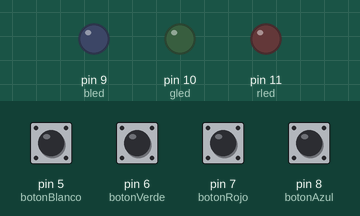
The sketch below on a simulated Arduino Uno, built with avr-gcc and run on an emulated ATmega328P. Parts: output pins drawn as LEDs (lit = HIGH). The test bench sets the inputs (shaded band); at power-on: pin 5 (botonBlanco), pin 6 (botonVerde), pin 7 (botonRojo), pin 8 (botonAzul) LOW.

Above: at 1.2 s.
1.3 s: pin 5 (botonBlanco) pulled HIGH for 0.15 s
At 2.2 s:
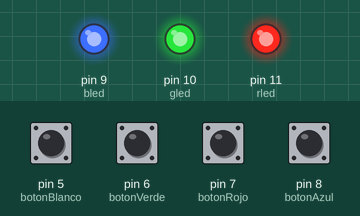
2.9 s: pin 6 (botonVerde) pulled HIGH for 0.15 s
At 3.5 s:
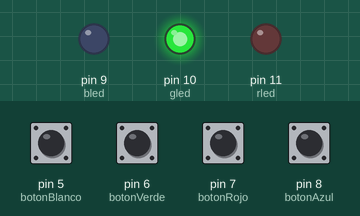
4.5 s: pin 7 (botonRojo) pulled HIGH for 0.15 s
At 5.7 s:
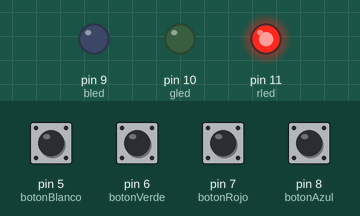
6.1 s: pin 8 (botonAzul) pulled HIGH for 0.15 s
At 7.2 s:
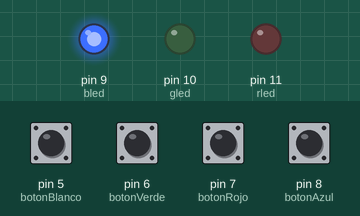
7.7 s: pin 5 (botonBlanco) pulled HIGH for 1 s
At 8.6 s:
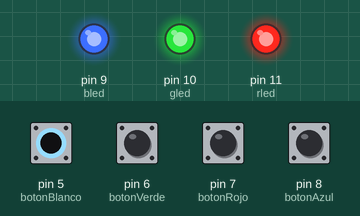
10.2 s: pin 6 (botonVerde) pulled HIGH for 1 s
At 10.6 s:
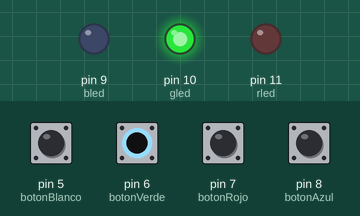
Timing chart, 0 to 13.2 s (numbered marks = the images above; inputs shaded):
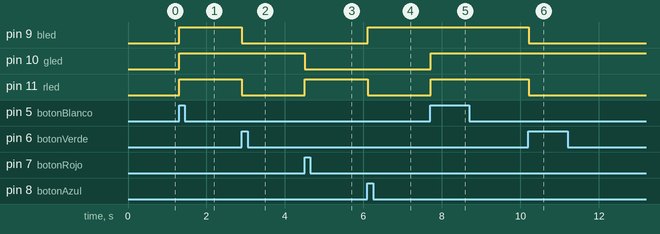

The sketch:

botones-rgb-ky-016.ino
```cpp
int rled = 11;
int gled = 10;
int bled = 9;

int r = 000;
int g = 000;
int b = 000;

int botonBlanco = 5;
int botonVerde = 6;
int botonRojo = 7;
int botonAzul = 8;

void setup() {
  // put your setup code here, to run once:
  Serial.begin(9600);
  pinMode(rled, OUTPUT);
  pinMode(gled, OUTPUT);
  pinMode(bled, OUTPUT);
  pinMode(botonBlanco, INPUT);
}

void loop() {

  if(digitalRead(botonBlanco) == HIGH){
    r = 255;
    g = 255;
    b = 255;
    analogWrite(rled, r);
    analogWrite(gled, g);
    analogWrite(bled, b);
  }else if(digitalRead(botonVerde) == HIGH){
    r = 000;
    g = 255;
    b = 000;
    analogWrite(rled, r);
    analogWrite(gled, g);
    analogWrite(bled, b);
  }else if(digitalRead(botonRojo) == HIGH){
    r = 255;
    g = 000;
    b = 000;
    analogWrite(rled, r);
    analogWrite(gled, g);
    analogWrite(bled, b);
  }else if(digitalRead(botonAzul) == HIGH){
    r = 000;
    g = 000;
    b = 255;
    analogWrite(rled, r);
    analogWrite(gled, g);
    analogWrite(bled, b);
  }

  delay(20);

}
```

Measured:
- after the input at 1.3 s, pin 9 (bled), pin 10 (gled), pin 11 (rled): LOW → HIGH at once
- after the input at 2.9 s, pin 9 (bled), pin 11 (rled): HIGH → LOW at once
- after the input at 4.5 s, pin 10 (gled): HIGH → LOW at once; pin 11 (rled): LOW → HIGH at once
- after the input at 6.1 s, pin 9 (bled): LOW → HIGH at once; pin 11 (rled): HIGH → LOW at once
- after the input at 7.7 s, pin 10 (gled), pin 11 (rled): LOW → HIGH at once
- after the input at 10.2 s, pin 9 (bled), pin 11 (rled): HIGH → LOW at once
